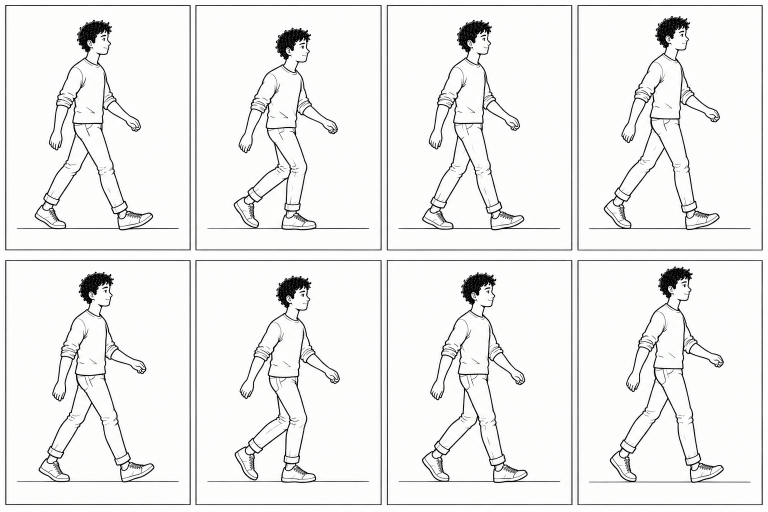
#> input picture video-pipeline/library/poses/source/batch-5a-walk.png, 1536 x 1024 px (shown at 1/2 size)
$ python -i short25_base.py   (imports and definitions only)
#> lines starting #> are read from the running program, lines starting #| are printed output that depends on the picture; after the words box and inside, x2 and y2 are one past the last pixel; in counts of white or black regions, pixels touching at a corner belong together
"""Shorts demo (the £25K rung of the house video), built like the landscape demo: b-roll leads, the character punctuates. A 55-second story cut from the house video's own voice: footage
from the channel's library for the world, four whole-scene set pieces for the moments that matter, numbers that
land on the word, word-by-word captions, page turns, the push-in with a slight pan right. 1920x1080, 30 fps; the
character and the drawn rooms move at 12 drawings a second (stop motion), the footage at full speed."""
import importlib.util, json, math, os, subprocess, sys
import numpy as np
from scipy import ndimage
from PIL import Image, ImageDraw, ImageFont, ImageFilter, ImageOps
LIB = '/home/user/Portfolio/video-pipeline'
W, H, FPS, STOP = 1080, 1920, 30, 12
SPEED = 1.2  # Shorts play the voice at 1.2x
INK, GREEN, RED, MARK = (26, 23, 20), (31, 111, 74), (200, 50, 55), (255, 230, 109)
PAPER = np.array([250, 249, 245], np.float32)
brush = lambda n: ImageFont.truetype('caveat-brush-latin-400-normal.ttf', n)
bold = lambda n: ImageFont.truetype('inter-800.ttf', n)
# [2 lines not run here, left out]
INB = {}
# [3 lines not run here, left out]
INB = {k: sorted(v) for k, v in INB.items()}
# the storyboard's corrected words with the transcript's measured times (align.py): the storyboard's own word times
# agree on average but can be a second out on single words, which clips words at a cut
# [4 lines not run here, left out]
# [1 line that did not run here, left out]
# [1 line not run here, left out]

def solid(im):
    a = np.array(im); ink = ndimage.binary_dilation(a[..., 3] > 60, iterations=2)
    inside = ndimage.binary_erosion(ndimage.binary_fill_holes(ink), iterations=1) | (a[..., 3] > 60)
    base = np.zeros_like(a); base[..., :3] = 255; base[..., 3] = inside * 255
    out = Image.fromarray(base, 'RGBA'); out.alpha_composite(im); return out


# [1 line not run here, left out]
cache = {}
# [9 lines left out: function pose, not called in this run]
# [2 lines not run here, left out]
WALK = []
# [4 lines not run here, left out]
CYCLE = [0, 3, 1, 4, 7, 5]
# [8 lines left out: function walk, not called in this run]
props = {}
# [5 lines left out: function prop, not called in this run]

def squash(age): return [(1.08, 0.92), (0.95, 1.06), (1.02, 0.98), (1, 1)][min(int(age) // 2, 3)]
def jiggle(k, salt=0):
    r = np.random.default_rng(k * 7 + salt); return r.uniform(-1.4, 1.4), r.uniform(-0.9, 0.9), r.uniform(-0.4, 0.4)
# [43 lines left out: functions place, shadow, card, swap_card, not called in this run]
HOLD_IB = 3 / STOP / 1.25
# [9 lines left out: function track, not called in this run]
HAPPY = {'thumbs-up', 'fist-pump', 'arms-up', 'welcome', 'idea'}

>>> import cv2
>>> picture = cv2.imread('../../library/poses/source/batch-5a-walk.png', cv2.IMREAD_GRAYSCALE)
#> picture: shape (1024, 1536); min 0, max 255, mean 238.7
>>> result = solid(picture)
#> in solid, `base[..., 3] = inside * 255`:
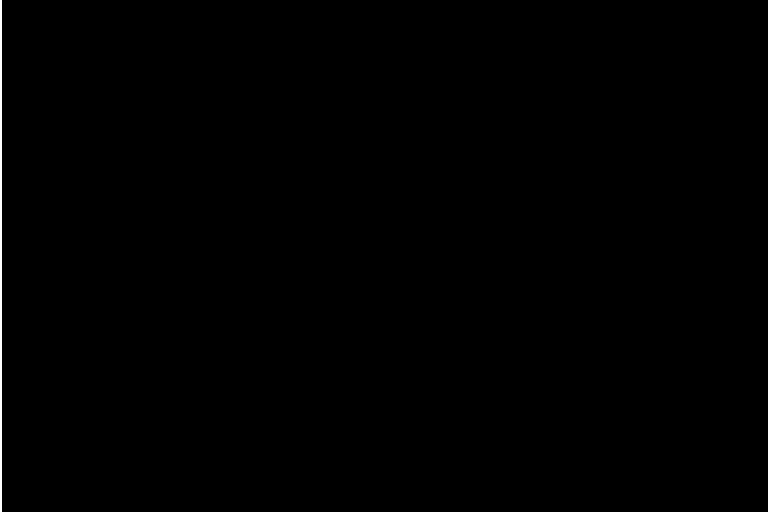
#> base: shape (1024, 1536) (shown at 1/2 size); 0.26% white; 1 white region, box (x1, y1, x2, y2) and area: (0, 0, 4, 1024) 4096
#> (the run stopped early here; a loop or call above may not have finished)
